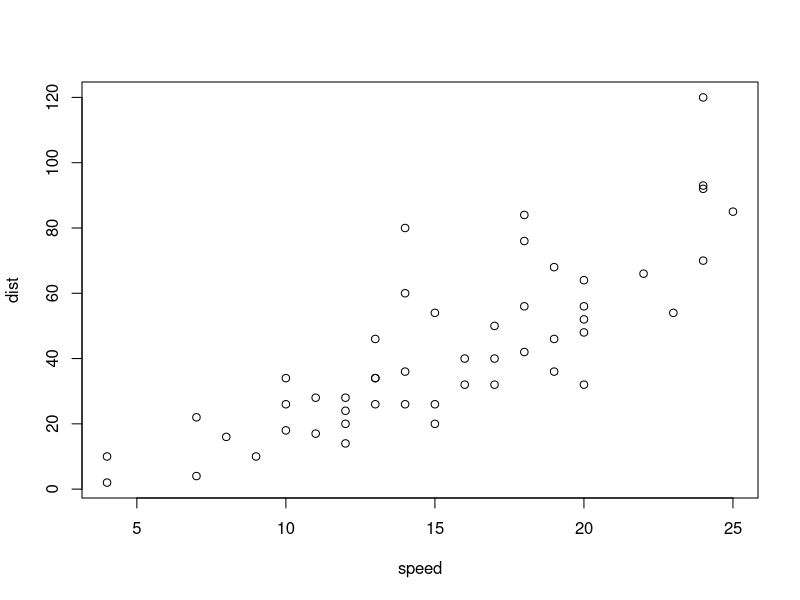
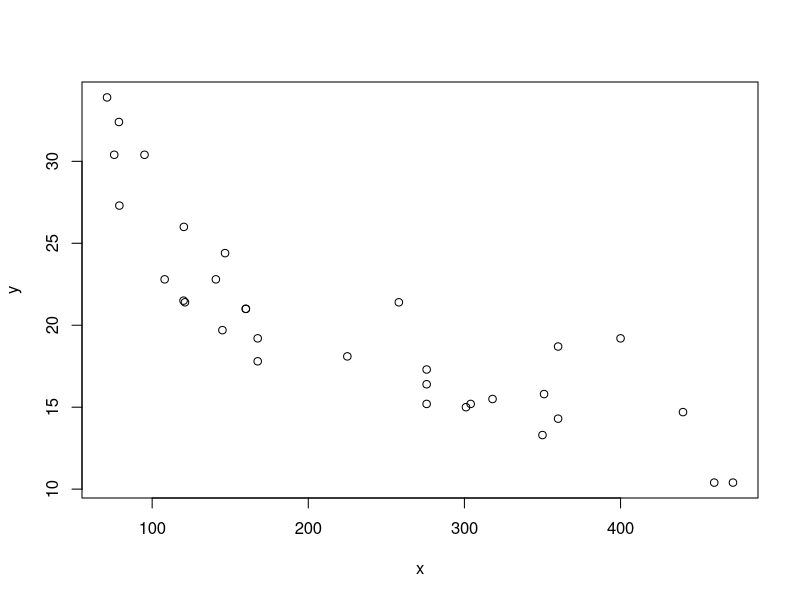
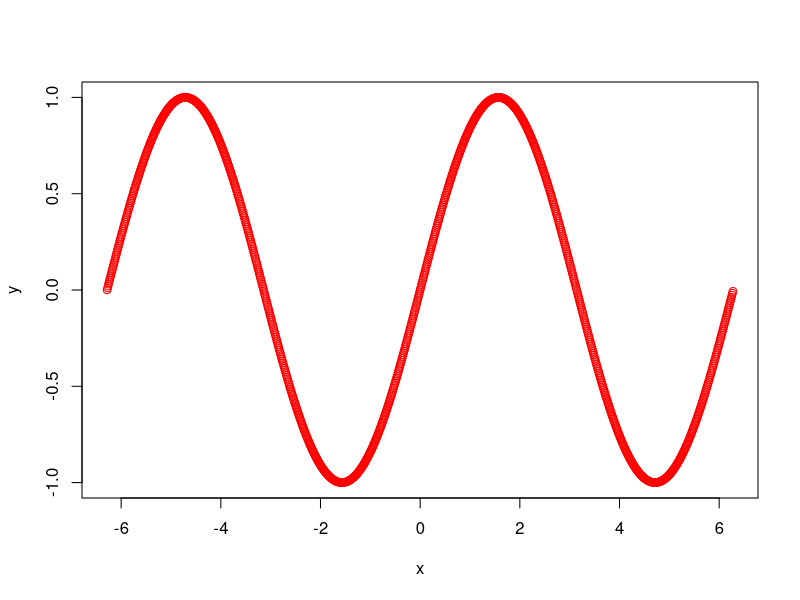

R code for these plots, in order:
## ---- chunk 1
plot(cars)
## ---- chunk 2
a <- c(1,2,3,4,5)
b = c(2,4,6,8,10)

c = a + b
d = a * 5
e = b / 2

a
b
c
d
e

# square
s = a ** 2
st = sqrt(a)

s
st
## ---- chunk 3
1:10
v = c(1:10)

# sequence
se = seq(1, 100, 0.2)
se

# repetition
a
a_rep = rep(a, 5)
a_rep

a_rep_18 = rep(a, l=18)
a_rep_18
## ---- chunk 4
7/2
7%%2
7%/%2
## ---- chunk 5
a1 = c(1,2,3,4,5)
a2 = c(2,2,2,2,2)

a1 == a2
a1[a1==a2]

a1[a1>3]
## ---- chunk 6
a = c(1:10)
mean(a)
sd(a)
max(a)
min(a)
sum(a)
sqrt(a)
range(a)

## ---- chunk 7
ds = c(1,2,NA, NA, 6)
ds
mean(ds)
## ---- chunk 8
is.na(ds)
!is.na(ds)
ds_new = ds[!is.na(ds)]
ds_new
## ---- chunk 9
mtcars
mtcars$mpg
m = mtcars[mtcars$mpg<30, ]
m
## ---- chunk 10
s1 = "Hello"
s2 = "World"

paste(s1, s2)
paste0(s1, s2)
paste(s1, sep=",", s2)
## ---- chunk 11
for (i in 1:10)
{
  print(i)
}
## ---- chunk 12
max = matrix(1:20, nrow=4, ncol=5)
max

diag(max) = 0
max

max_t = t(max)
max_t
## ---- chunk 13
sports = c("football", "baseball", "basketball")
leagues = c("FIFA", "MLA", "NBA")

max_sports = cbind(sports, leagues)
max_sports

max_sports = rbind(sports, leagues)
max_sports
## ---- chunk 14
mtcars

x = mtcars$disp
y = mtcars$mpg
plot(x, y)
## ---- chunk 15
x = seq(-2*pi, 2*pi, by=0.01)
y = sin(x)
plot(x,y, col="red")
